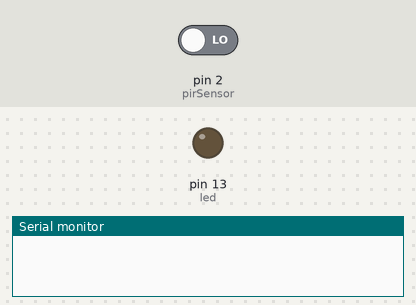
This sketch was run on a simulated Arduino Uno, built with avr-gcc and run on an emulated ATmega328P. Parts: output pins drawn as LEDs (lit = HIGH), the last lines printed to the serial monitor. The test bench sets the inputs (shaded band); at power-on: pin 2 (pirSensor) LOW.

Above: at 1.2 s.
1.3 s: pin 2 (pirSensor) driven HIGH
At 1.9 s:
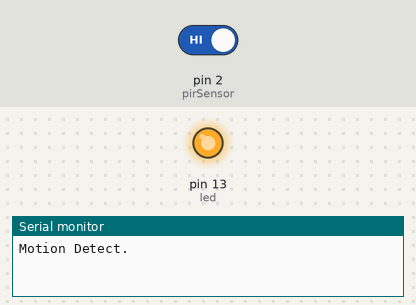
2.8 s: pin 2 (pirSensor) driven LOW
At 3.1 s:
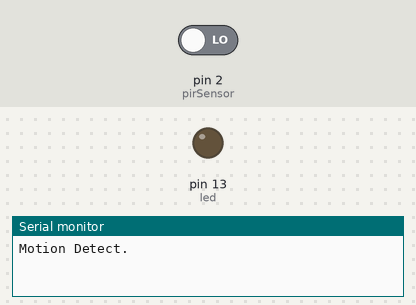
Timing chart, 0 to 5.8 s (numbered marks = the images above; inputs shaded):
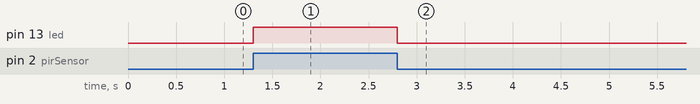

Measured:
- after the input at 1.3 s, pin 13 (led): LOW → HIGH at once
- after the input at 2.8 s, pin 13 (led): HIGH → LOW at once

The sketch:

PIR.ino
```cpp
#define pirSensor 2
#define led 13
byte mask=1;
void setup()
{
  Serial.begin(9600);
  pinMode(pirSensor, INPUT);
  pinMode(led, OUTPUT);
}
void loop() {
  int sensorValue = digitalRead(pirSensor);
  if (sensorValue == 1)
  {
    if(mask==1)
    {
      Serial.println("Motion Detect.");
      mask=0;
    }

    digitalWrite(led, HIGH); // The Relay Input works Inversly
  }else
  {
    mask=1;
    digitalWrite(led, LOW);
  }
}
```
